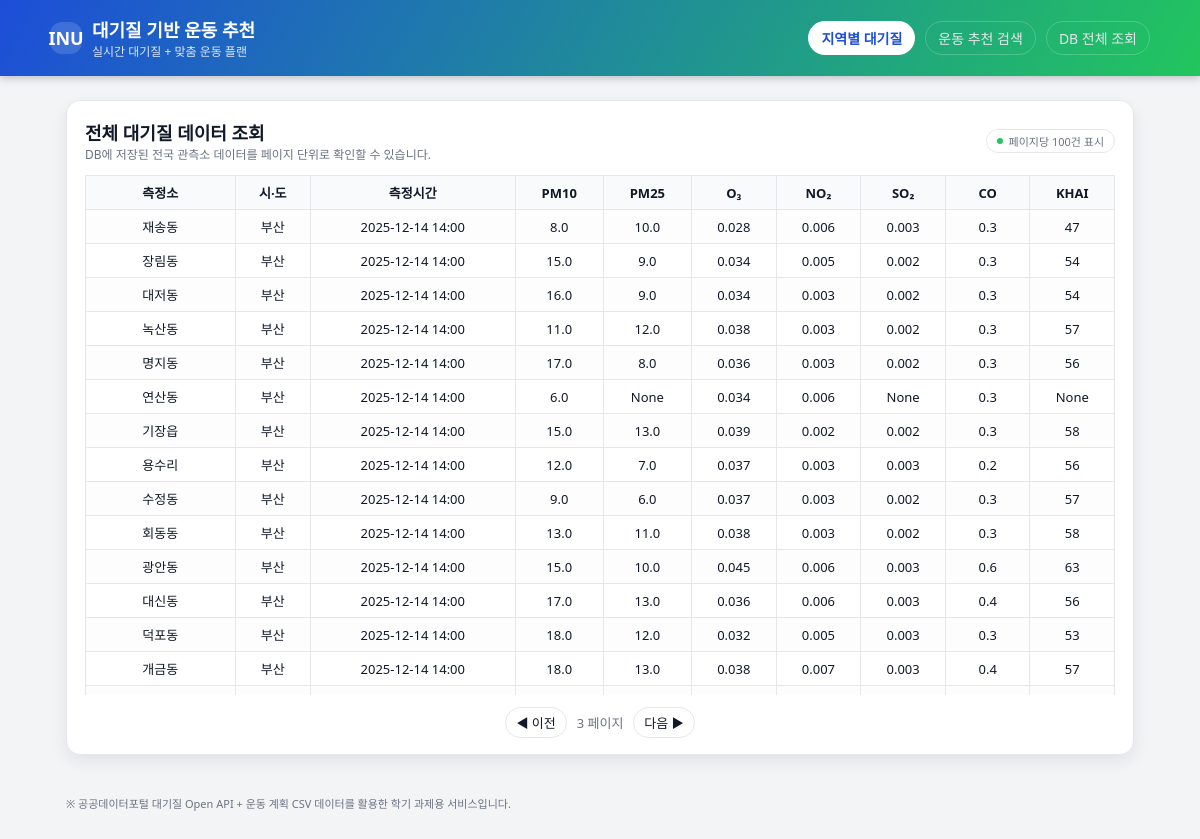
/list?page=3, run on the app's committed database.
### tables this page shows
CREATE TABLE air_quality (
    id        INTEGER PRIMARY KEY AUTOINCREMENT,
    station   TEXT,
    sido      TEXT,
    dataTime  TEXT,
    pm10      REAL,
    pm25      REAL,
    o3        REAL,
    no2       REAL,
    so2       REAL,
    co        REAL,
    khai      INTEGER
);

### app.py (the view)
@app.route("/list")
def list_data():
    page = int(request.args.get("page", 1))
    per_page = 100  # 페이지당 100개
    offset = (page - 1) * per_page
    conn = sqlite3.connect(DB_PATH)
    cur = conn.cursor()
    cur.execute("""
        SELECT station, sido, dataTime, pm10, pm25, o3, no2, so2, co, khai
        FROM air_quality
        ORDER BY dataTime DESC
        LIMIT ? OFFSET ?
    """, (per_page + 1, offset))
    rows = cur.fetchall()
    conn.close()
    has_next = len(rows) > per_page
    rows = rows[:per_page]
    return render_template(
        "list.html",
        rows=rows,
        page=page,
        has_next=has_next
    )

### templates/list.html (shortened to what this page needs)
{% extends "base.html" %}
{% block content %}
<div class="card">
    <div class="card-header">
        <div>
            <div class="card-title">전체 대기질 데이터 조회</div>
            <div class="text-muted">DB에 저장된 전국 관측소 데이터를 페이지 단위로 확인할 수 있습니다.</div>
        </div>
        <div class="pill">
            <div class="pill-dot"></div>
            <span>페이지당 100건 표시</span>
        </div>
    </div>
    <div class="mt-8" style="overflow-x:auto; max-height: 520px;">
        <table>
            <tr>
                <th>측정소</th>
                <th>시·도</th>
                <th>측정시간</th>
                <th>PM10</th>
                <th>PM25</th>
                <th>O₃</th>
                <th>NO₂</th>
                <th>SO₂</th>
                <th>CO</th>
                <th>KHAI</th>
            </tr>
            {% for row in rows %}
            <tr>
                <td>{{ row[0] }}</td>
                <td>{{ row[1] }}</td>
                <td>{{ row[2] }}</td>
                <td>{{ row[3] }}</td>
                <td>{{ row[4] }}</td>
                <td>{{ row[5] }}</td>
                <td>{{ row[6] }}</td>
                <td>{{ row[7] }}</td>
                <td>{{ row[8] }}</td>
                <td>{{ row[9] }}</td>
            </tr>
            {% endfor %}
        </table>
    </div>
    <div class="pagination">
        {% if page > 1 %}
            <a href="/list?page={{ page-1 }}">◀ 이전</a>
        {% endif %}
        <span>{{ page }} 페이지</span>
        {% if has_next %}
            <a href="/list?page={{ page+1 }}">다음 ▶</a>
        {% endif %}
    </div>
</div>
{% endblock %}

### templates/base.html (style rules this page uses)
:root { --primary: #2563eb; --primary-dark: #1d4ed8; --accent: #22c55e; --bg: #f3f4f6; --card-bg: #ffffff; --text-main: #111827; --text-sub: #6b7280; --border-soft: #e5e7eb; --danger: #ef4444; }
* { box-sizing: border-box; }
body { margin: 0; font-family: system-ui, -apple-system, BlinkMacSystemFont, "Segoe UI", Roboto, Helvetica, Arial, sans-serif; background: var(--bg); color: var(--text-main); }
a { text-decoration: none; color: inherit; }
.card { background: var(--card-bg); border-radius: 14px; border: 1px solid var(--border-soft); box-shadow: 0 6px 16px rgba(15, 23, 42, 0.08); padding: 18px 18px 16px; }
.card-header { display: flex; align-items: center; justify-content: space-between; margin-bottom: 12px; }
.card-title { font-size: 18px; font-weight: 600; }
.pill { display: inline-flex; align-items: center; gap: 6px; border-radius: 999px; padding: 3px 10px; font-size: 11px; border: 1px solid var(--border-soft); color: var(--text-sub); }
.pill-dot { width: 6px; height: 6px; border-radius: 999px; background: var(--accent); }
table { width: 100%; border-collapse: collapse; font-size: 13px; }
th, td { border: 1px solid var(--border-soft); padding: 7px 8px; text-align: center; }
th { background: #f9fafb; font-weight: 600; }
tr:nth-child(even) td { background: #fdfdfd; }
.pagination { margin-top: 12px; text-align: center; font-size: 13px; display: flex; align-items: center; justify-content: center; gap: 10px; }
.pagination a { padding: 5px 10px; border-radius: 999px; border: 1px solid var(--border-soft); background: #fff; color: var(--text-main); }
.pagination span { color: var(--text-sub); }
.mt-8 { margin-top: 8px; }
.text-muted { color: var(--text-sub); font-size: 12px; }

### data on the page
air_quality: station "재송동", sido "부산", dataTime "2025-12-14 14:00", pm10 "8.0", pm25 "10.0", o3 "0.028", no2 "0.006", so2 "0.003", co "0.3", khai "47"
air_quality: station "장림동", sido "부산", dataTime "2025-12-14 14:00", pm10 "15.0", pm25 "9.0", o3 "0.034", no2 "0.005", so2 "0.002", co "0.3", khai "54"
air_quality: station "대저동", sido "부산", dataTime "2025-12-14 14:00", pm10 "16.0", pm25 "9.0", o3 "0.034", no2 "0.003", so2 "0.002", co "0.3", khai "54"
air_quality: station "녹산동", sido "부산", dataTime "2025-12-14 14:00", pm10 "11.0", pm25 "12.0", o3 "0.038", no2 "0.003", so2 "0.002", co "0.3", khai "57"
air_quality: station "명지동", sido "부산", dataTime "2025-12-14 14:00", pm10 "17.0", pm25 "8.0", o3 "0.036", no2 "0.003", so2 "0.002", co "0.3", khai "56"
air_quality: station "연산동", sido "부산", dataTime "2025-12-14 14:00", pm10 "6.0", row "None", o3 "0.034", no2 "0.006", co "0.3"
air_quality: station "기장읍", sido "부산", dataTime "2025-12-14 14:00", pm10 "15.0", pm25 "13.0", o3 "0.039", no2 "0.002", so2 "0.002", co "0.3", khai "58"
air_quality: station "용수리", sido "부산", dataTime "2025-12-14 14:00", pm10 "12.0", pm25 "7.0", o3 "0.037", no2 "0.003", so2 "0.003", co "0.2", khai "56"
air_quality: station "수정동", sido "부산", dataTime "2025-12-14 14:00", pm10 "9.0", pm25 "6.0", o3 "0.037", no2 "0.003", so2 "0.002", co "0.3", khai "57"
air_quality: station "회동동", sido "부산", dataTime "2025-12-14 14:00", pm10 "13.0", pm25 "11.0", o3 "0.038", no2 "0.003", so2 "0.002", co "0.3", khai "58"
air_quality: station "광안동", sido "부산", dataTime "2025-12-14 14:00", pm10 "15.0", pm25 "10.0", o3 "0.045", no2 "0.006", so2 "0.003", co "0.6", khai "63"
air_quality: station "대신동", sido "부산", dataTime "2025-12-14 14:00", pm10 "17.0", pm25 "13.0", o3 "0.036", no2 "0.006", so2 "0.003", co "0.4", khai "56"
air_quality: station "덕포동", sido "부산", dataTime "2025-12-14 14:00", pm10 "18.0", pm25 "12.0", o3 "0.032", no2 "0.005", so2 "0.003", co "0.3", khai "53"
air_quality: station "개금동", sido "부산", dataTime "2025-12-14 14:00", pm10 "18.0", pm25 "13.0", o3 "0.038", no2 "0.007", so2 "0.003", co "0.4", khai "57"

### other printed values
{{ page }} "3"
